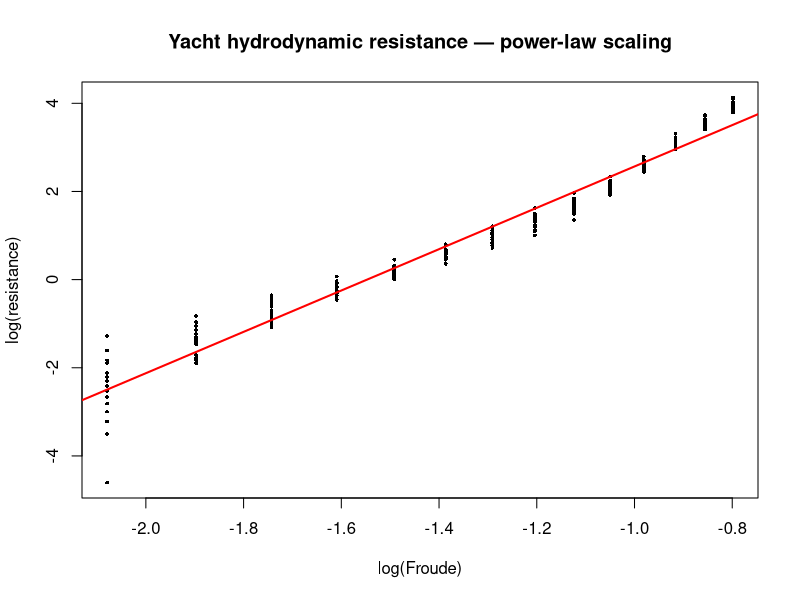
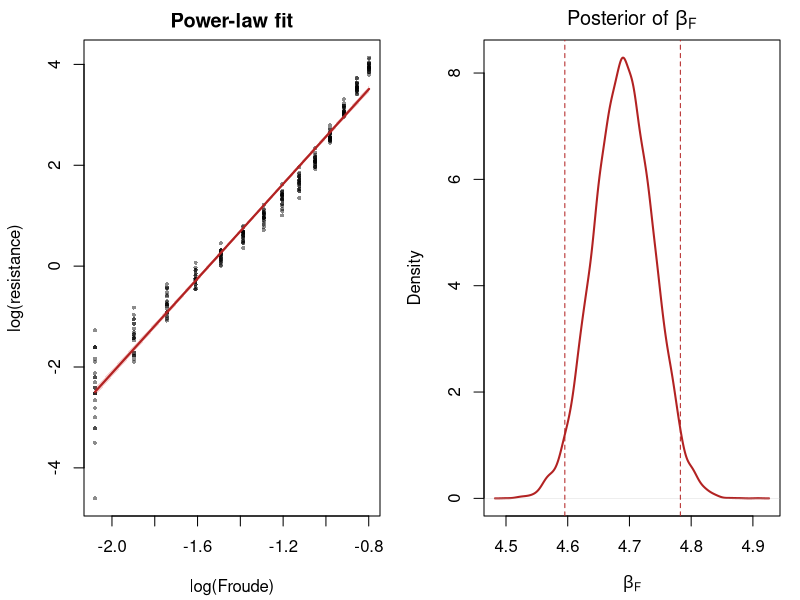
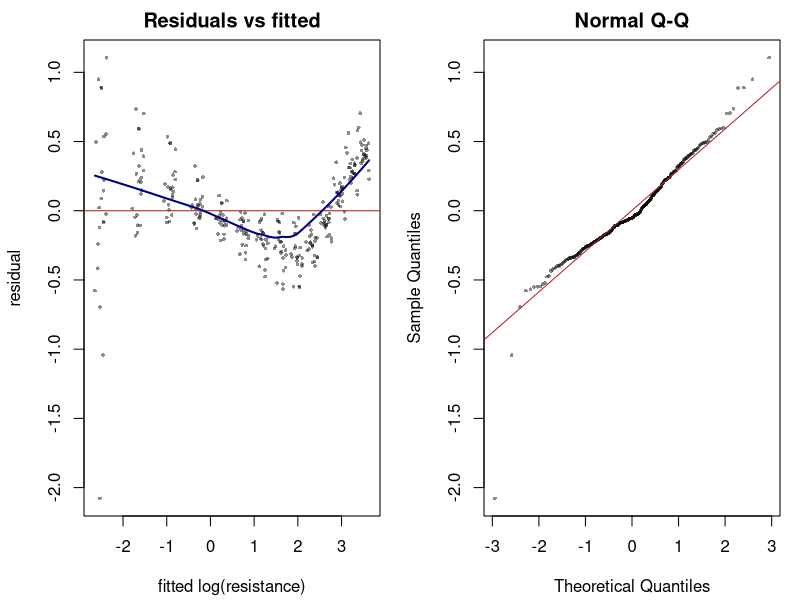

The R script that drew these images, in order:
## ---- chunk 1
rm(list=ls())
# Yacht hydrodynamics — UCI #243
yh = read.csv("data/yacht_hydro.csv")
dim(yh)
head(yh)
summary(yh)

# The power-law in Fn is best seen on log-log axes;
# resistance > 0 everywhere (min = 0.01), so plain log() needs no offset
plot(log(yh$Froude), log(yh$resistance),
     pch = 16, cex = 0.5,
     xlab = "log(Froude)", ylab = "log(resistance)",
     main = "Yacht hydrodynamic resistance — power-law scaling")
abline(lm(log(resistance) ~ log(Froude), data = yh),
       col = "red", lwd = 2)
## ---- chunk 2
set.seed(2026)
yh$log_res <- log(yh$resistance)   # no offset: min(resistance) = 0.01 > 0
yh$log_Fr  <- log(yh$Froude)

predictors <- c("log_Fr", "LCB", "prismatic", "L_disp", "beam_draught", "L_beam")
form <- as.formula(paste("log_res ~", paste(predictors, collapse = " + ")))

X <- model.matrix(form, data = yh); y <- yh$log_res
n <- nrow(X); p <- ncol(X)

XtX_inv  <- solve(crossprod(X))
beta_hat <- as.vector(XtX_inv %*% crossprod(X, y))   # OLS = posterior mean
names(beta_hat) <- colnames(X)
resid <- y - X %*% beta_hat
s2    <- as.numeric(crossprod(resid)) / (n - p)
## ---- chunk 3
## Monte Carlo draws from the Normal-Inverse-Gamma posterior:
##   sigma^2 | y      ~ Inv-Gamma( (n-p)/2 , (n-p)s2/2 )
##   beta | sigma^2,y ~ N( beta_hat , sigma^2 (X'X)^{-1} )
M <- 20000
sigma2_draws <- (n - p) * s2 / rchisq(M, df = n - p)
L <- chol(XtX_inv)
beta_draws <- matrix(0, M, p, dimnames = list(NULL, colnames(X)))
for (m in seq_len(M)) {
  beta_draws[m, ] <- beta_hat + sqrt(sigma2_draws[m]) * as.vector(crossprod(L, rnorm(p)))
}

post_ci <- t(apply(beta_draws, 2, quantile, probs = c(0.025, 0.975)))
summ <- data.frame(
  mean  = colMeans(beta_draws),
  sd    = apply(beta_draws, 2, sd),
  q2.5  = post_ci[, 1],
  q97.5 = post_ci[, 2],
  P_gt0 = colMeans(beta_draws > 0)
)
round(summ, 4)
cat("R^2 =", round(1 - sum(resid^2)/sum((y - mean(y))^2), 4),
    "  residual sd =", round(sqrt(s2), 4), "\n")
## ---- chunk 4
bF <- beta_draws[, "log_Fr"]
cat(sprintf("beta_F: mean = %.3f, 95%% CI = [%.3f, %.3f], P(beta_F > 4) = %.3f\n",
            mean(bF), quantile(bF, .025), quantile(bF, .975), mean(bF > 4)))
## ---- chunk 5
op <- par(mfrow = c(1, 2), mar = c(4.2, 4.2, 2, 1))

## (a) log-log scatter with posterior-mean line and 95% credible band
xg <- seq(min(yh$log_Fr), max(yh$log_Fr), length.out = 120)
hull_means <- colMeans(yh[, c("LCB","prismatic","L_disp","beam_draught","L_beam")])
Xg <- cbind(1, xg, matrix(rep(hull_means, each = length(xg)), nrow = length(xg)))
band <- apply(Xg %*% t(beta_draws), 1, quantile, probs = c(0.025, 0.5, 0.975))
plot(yh$log_Fr, yh$log_res, pch = 16, cex = 0.55, col = rgb(0,0,0,0.45),
     xlab = "log(Froude)", ylab = "log(resistance)", main = "Power-law fit")
polygon(c(xg, rev(xg)), c(band[1,], rev(band[3,])), col = rgb(.85,.1,.1,.18), border = NA)
lines(xg, band[2,], col = "firebrick", lwd = 2.2)

## (b) Monte Carlo posterior of beta_F
plot(density(bF), col = "firebrick", lwd = 2, main = expression("Posterior of "*beta[F]),
     xlab = expression(beta[F]))
abline(v = quantile(bF, c(.025, .975)), col = "firebrick", lty = 2)
abline(v = 4, col = "navy", lwd = 2)
par(op)
## ---- chunk 6
op <- par(mfrow = c(1, 2), mar = c(4.2, 4.2, 2, 1))
fitted_vals <- as.vector(X %*% beta_hat)
plot(fitted_vals, resid, pch = 16, cex = 0.5, col = rgb(0,0,0,0.45),
     xlab = "fitted log(resistance)", ylab = "residual", main = "Residuals vs fitted")
abline(h = 0, col = "firebrick"); lines(lowess(fitted_vals, resid), col = "navy", lwd = 2)
qqnorm(resid, pch = 16, cex = 0.5, col = rgb(0,0,0,0.45), main = "Normal Q-Q")
qqline(resid, col = "firebrick")
par(op)
